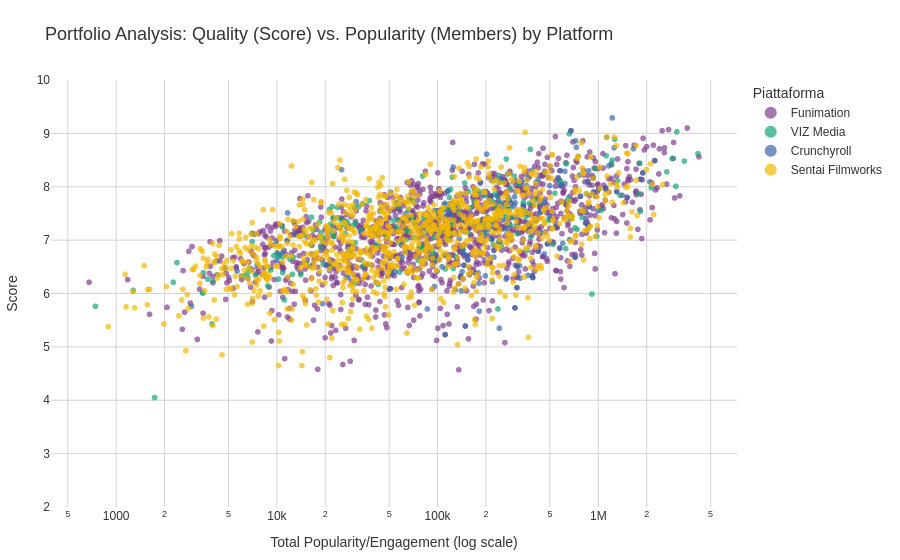

Notebook source saved alongside this figure:
### Markdown cell above
## Portfolio Analysis of Streaming Giants: Quality vs. Popularity

### Objective of the Analysis
Concluding the investigation into the Western impact on the animation industry, this section analyzes the strategic positioning of major distributors and licensors (e.g.,*Crunchyroll, Funimation*). The objective is to map their respective catalogs onto a two-dimensional matrix that correlates Engagement/Popularity (the volume of viewers attracted) and Critical Quality (the average rating assigned by the community). This allows us to identify corporate strategies: those targeting the high-quality niche and those aiming to monopolize the mainstream market.

### Methodological Choice and Optimization
To extract distributor labels, a pure vectorization was implemented, natively exploding the "licensors" column (which contains multiple arrays of companies for each work).

The analysis was applied to a filtered perimeter, isolating exclusively the Top Western Players.

The selected visualization is a Scatter Plot.
* The Y-axis represents the `Score` (Average Rating), an indicator of quality.
* The X-axis represents `Members` (Total Popularity), or the number of users who have saved the work. Given the extreme variance in volume (ranging from a few thousand to millions of users), the X-axis is set to Logarithmic Scale, allowing for a correct distribution without the compression effect caused by outliers.
* Each point represents a single work, allowing for immediate visual identification of the top masterpieces on each platform.

### Code cell
functionsCountries.platformPortfolioAnalysis()

### Figure 1 — Plotly figure (JSON) as saved in the notebook; plotly's stock layout.template omitted (floating-point values rounded to 4 significant figures; data arrays with more than 128 entries replaced by an {"elided": "..."} marker saying what was removed)
{"data": [{"customdata": {"elided": "1229x1 str values"}, "hovertemplate": "<b>%{hovertext}</b><br><br>Total Popularity/Engagement (log scale)=%{x}<br>Score=%{y}<extra></extra>", "hovertext": {"elided": "1229 str values"}, "legendgroup": "Funimation", "marker": {"color": "rgb(127, 60, 141)", "opacity": 0.7, "symbol": "circle"}, "mode": "markers", "name": "Funimation", "showlegend": true, "type": "scattergl", "x": {"elided": "1229 int values"}, "xaxis": "x", "y": {"elided": "1229 float values"}, "yaxis": "y"}, {"customdata": {"elided": "215x1 str values"}, "hovertemplate": "<b>%{hovertext}</b><br><br>Total Popularity/Engagement (log scale)=%{x}<br>Score=%{y}<extra></extra>", "hovertext": {"elided": "215 str values"}, "legendgroup": "VIZ Media", "marker": {"color": "rgb(17, 165, 121)", "opacity": 0.7, "symbol": "circle"}, "mode": "markers", "name": "VIZ Media", "showlegend": true, "type": "scattergl", "x": {"elided": "215 int values"}, "xaxis": "x", "y": {"elided": "215 float values"}, "yaxis": "y"}, {"customdata": {"elided": "183x1 str values"}, "hovertemplate": "<b>%{hovertext}</b><br><br>Total Popularity/Engagement (log scale)=%{x}<br>Score=%{y}<extra></extra>", "hovertext": {"elided": "183 str values"}, "legendgroup": "Crunchyroll", "marker": {"color": "rgb(57, 105, 172)", "opacity": 0.7, "symbol": "circle"}, "mode": "markers", "name": "Crunchyroll", "showlegend": true, "type": "scattergl", "x": {"elided": "183 int values"}, "xaxis": "x", "y": {"elided": "183 float values"}, "yaxis": "y"}, {"customdata": {"elided": "979x1 str values"}, "hovertemplate": "<b>%{hovertext}</b><br><br>Total Popularity/Engagement (log scale)=%{x}<br>Score=%{y}<extra></extra>", "hovertext": {"elided": "979 str values"}, "legendgroup": "Sentai Filmworks", "marker": {"color": "rgb(242, 183, 1)", "opacity": 0.7, "symbol": "circle"}, "mode": "markers", "name": "Sentai Filmworks", "showlegend": true, "type": "scattergl", "x": {"elided": "979 int values"}, "xaxis": "x", "y": {"elided": "979 float values"}, "yaxis": "y"}], "layout": {"font": {"color": "#333333", "family": "Arial, sans-serif", "size": 12}, "legend": {"itemsizing": "constant", "title": {"text": "Piattaforma"}, "tracegroupgap": 0}, "margin": {"b": 50, "l": 50, "r": 20, "t": 80}, "title": {"font": {"family": "Arial, sans-serif", "size": 18}, "text": "Portfolio Analysis: Quality (Score) vs. Popularity (Members) by Platform"}, "xaxis": {"anchor": "y", "domain": [0, 1], "gridcolor": "LightGray", "gridwidth": 1, "showgrid": true, "title": {"text": "Total Popularity/Engagement (log scale)"}, "type": "log"}, "yaxis": {"anchor": "x", "domain": [0, 1], "gridcolor": "LightGray", "gridwidth": 1, "range": [2, 10], "showgrid": true, "title": {"text": "Score"}}}}
